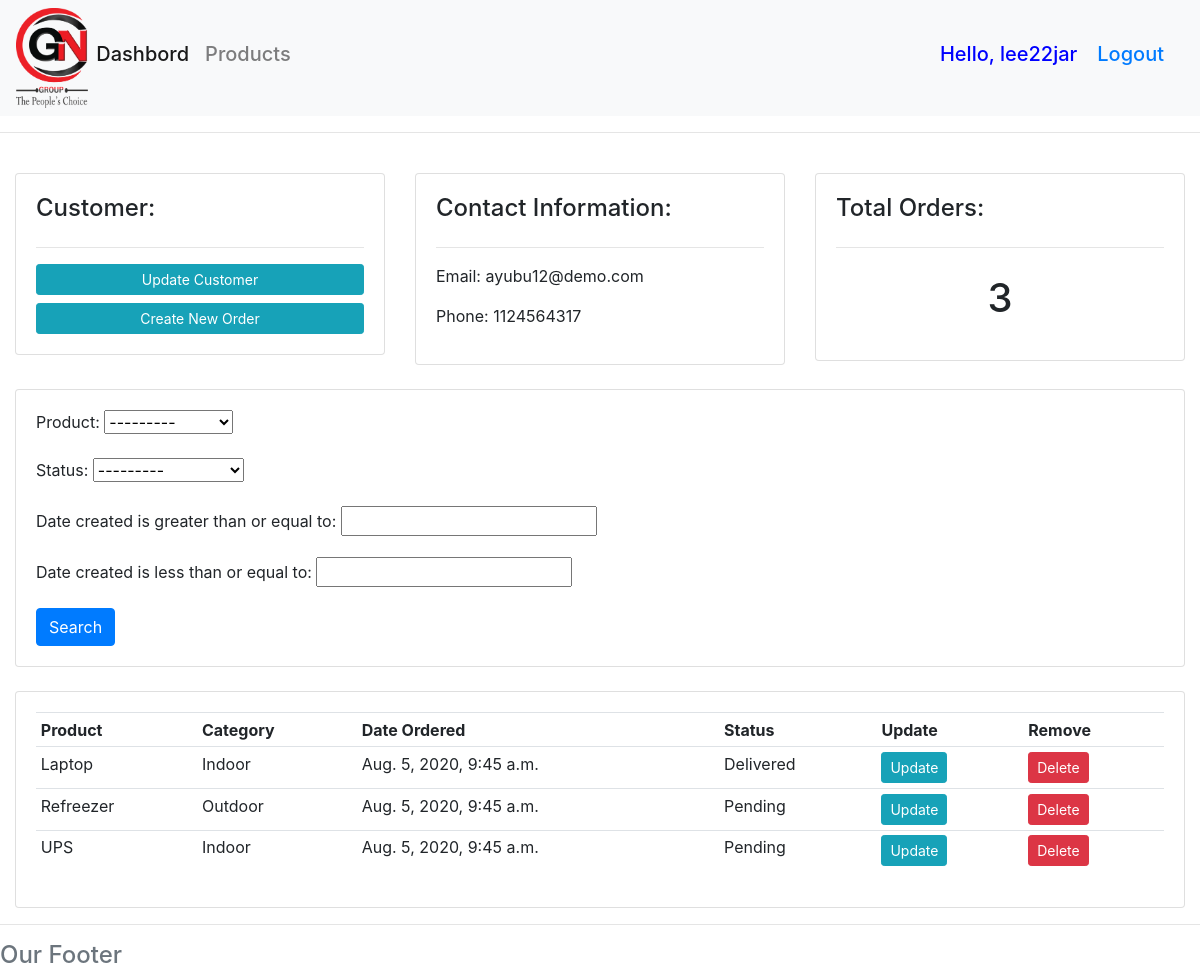
Screenshot of /customer/4/ (signed in) with the database file from the repository.
### accounts/models.py (models this page shows, shortened)
class Customer(models.Model):
    user = models.OneToOneField(User, null=True, blank=True, on_delete=models.CASCADE)
    name = models.CharField(max_length=200, null=True)
    phone = models.CharField(max_length=200, null=True)
    email = models.CharField(max_length=200, null=True)
    profile_pics = models.ImageField(default="default.jpg", null=True, blank=True)
    date_created = models.DateTimeField(auto_now_add=True)

class Order(models.Model):
    STATUS = (
        ('Pending', 'Pending'),
        ('Out for Delivered', 'Out for Delivered'),
        ('Delivered', 'Delivered')
    )
    customer = models.ForeignKey(Customer, null=True, on_delete= models.SET_NULL)
    product = models.ForeignKey(Product, null=True, on_delete= models.SET_NULL)
    date_created = models.DateTimeField(auto_now_add=True)
    status = models.CharField(max_length=200, null=True, choices=STATUS)

class Product(models.Model):
    CATEGORY = (
        ('Indoor', 'Indoor'),
        ('Outdoor', 'Outdoor')
    )
    name = models.CharField(max_length=200, null=True)
    price = models.FloatField(null=True)
    category = models.CharField(max_length=200, null=True, choices=CATEGORY)
    description = models.CharField(max_length=200, null=True, blank=True)
    date_created = models.DateTimeField(auto_now_add=True)
    tags = models.ManyToManyField(Tag)
    def __str__(self):
        return self.name

### accounts/decorators.py (the view)
        def wrapper_func(request, *args, **kwargs):
            group = None
            if request.user.groups.exists():
                group = request.user.groups.all()[0].name
            if group in allowed_roles:
                return view_func(request, *args, **kwargs)
            else:
                return HttpResponse('You are not Authorized to View This Page..!!')

### accounts/views.py (called while the page is built)
@login_required(login_url='Login')
@allowed_users(allowed_roles=['Admin'])
def customer(request, pk_test):
    customer = Customer.objects.get(id=pk_test)
    orders = customer.order_set.all()
    order_count = orders.count()
    myFilter = OrderFilter(request.GET, queryset = orders)
    orders = myFilter.qs
    context = {'customer': customer, 'orders': orders, 'order_count': order_count, 'myFilter': myFilter,}
    return render(request, 'accounts/customer.html', context)

### accounts/templates/accounts/customer.html (shortened to what this page needs)
{% extends 'accounts/main.html' %}
{% load crispy_forms_tags %}
{% block content %}
    <br>
    <div class="row">
        <div class="col-md">
            <div class="card card-body">
                <h4>Customer:</h4>
                <hr>
                <a class="btn btn-info btn-sm btn-block" href="#">Update Customer</a>
                <a class="btn btn-info btn-sm btn-block" href="{% url 'CreateOrder' %}">Create New Order</a>
            </div>
        </div>
        <div class="col-md">
            <div class="card card-body">
                <h4>Contact Information:</h4>
                <hr>
                <p>Email: {{customer.email}}</p>
                <p>Phone: {{customer.phone}} </p>
            </div>
        </div>
        <div class="col-md">
            <div class="card card-body">
                <h4>Total Orders:</h4>
                <hr>
                <h1 style="text-align: center;padding:10px"> {{order_count}} </h1>
            </div>
        </div>
    </div>
    <br>
    <div class="row">
        <div class="col">
            <div class="card card-body">
                <form method="GET">
                    {{ myFilter.form.as_p }}
                    <button class="btn btn-primary" type="submit" >Search</button>
                </form>
            </div>
        </div>
    </div>
    <br>
    <div class="row">
        <div class="col-md">
            <div class="card card-body">
                <table class="table table-sm">
                    <tr>
                        <th>Product</th>
                        <th>Category</th>
                        <th>Date Ordered</th>
                        <th>Status</th>
                        <th>Update</th>
                        <th>Remove</th>
                    </tr>
                    {% for order in orders %}
                        <tr>
                            <td>{{ order.product }}</td>
                            <td>{{ order.product.category }}</td>
                            <td>{{ order.date_created }}</td>
                            <td>{{ order.status }}</td>
                            <td><a class="btn btn-sm btn-info" href="{% url 'UpdateOrder' order.id %}">Update</a></td>
                            <td><a class="btn btn-sm btn-danger" href="{% url 'DeleteOrder' order.id %}">Delete</a></td>
                        </tr>
                    {% endfor %}
                </table>
            </div>
        </div>
    </div>
{% endblock %}

### accounts/templates/accounts/navbar.html (shortened to what this page needs)
{% load static %}
<nav class="navbar navbar-expand-lg navbar-light bg-light">
    <img class="pic" src="{% static 'images/GN.png' %}" alt="">
    <div class="collapse navbar-collapse" id="navbarNav">
        {% if request.user.is_staff %}
            <ul class="navbar-nav">
            <li class="nav-item active">
                <a class="nav-link" href="{% url 'Home' %}"><h5>Dashbord</h5> <span class="sr-only">(current)</span></a>
            </li>
            <li class="nav-item">
                <a class="nav-link" href="{% url 'Products' %}"><h5>Products</h5></a>
            </li>
            </ul>
        {% endif %}
    </div>
    <span class="Hello-msg"><h5>Hello, {{request.user}}</h5></span>
    <span class="Hello-msg"><a href="{% url 'Logout' %}"><h5>Logout</h5></a></span>
</nav>
<hr>

### accounts/templates/accounts/navbar.html (style rules this page uses)
.pic { max-width: 200px; max-height: 100px; }
.Hello-msg { font-size: 20; color: blue; margin-right: 20px; }

### rows the page displays
Customer: email "ayubu12@demo.com", phone "1124564317"
Order: product "Laptop", product.category "Indoor", date_created "Aug. 5, 2020, 9:45 a.m.", status "Delivered"
Order: product "Refreezer", product.category "Outdoor", date_created "Aug. 5, 2020, 9:45 a.m.", status "Pending"
Order: product "UPS", product.category "Indoor", date_created "Aug. 5, 2020, 9:45 a.m.", status "Pending"

### other values shown
{{ request.user }} "lee22jar"
{{ order_count }} "3"
